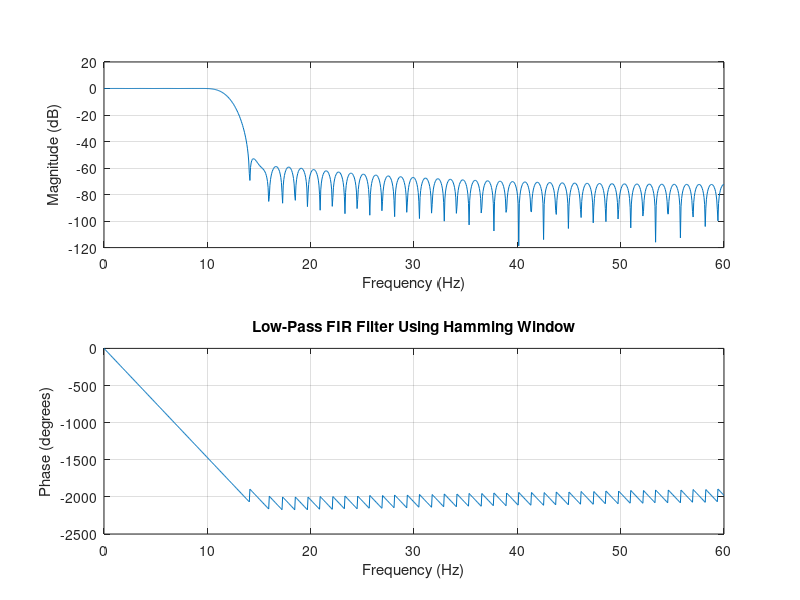
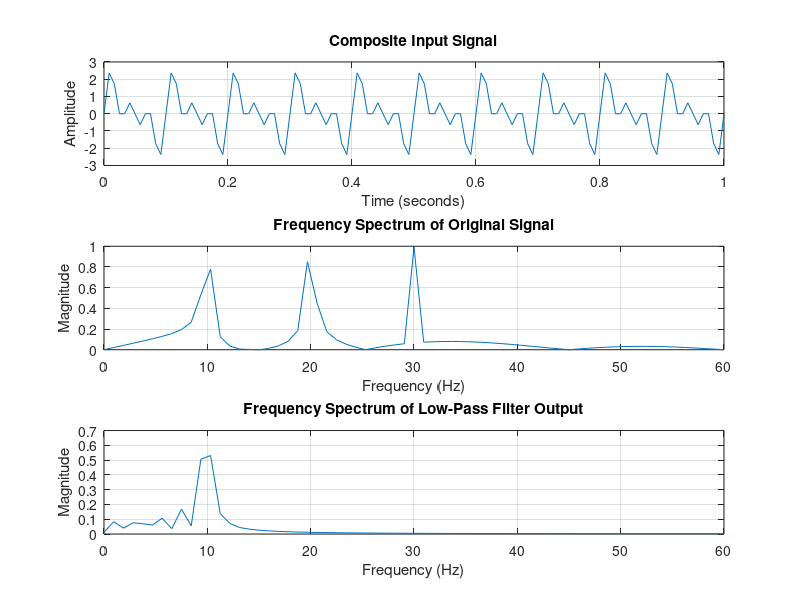

Source code (MATLAB) for these figures, in order:
% Practical 09 - Low-Pass FIR Filter Using Hamming Window
clc;
clear;
close all;

%% Generate the composite input signal
f1 = 10;                  % First input frequency in Hz
f2 = 20;                  % Second input frequency in Hz
f3 = 30;                  % Third input frequency in Hz
f = [f1 f2 f3];

fs = 4 * max(f);          % Sampling frequency = 120 Hz
t = 0:1/fs:1;             % Time vector from 0 to 1 second

x1 = sin(2*pi*f1*t);
x2 = sin(2*pi*f2*t);
x3 = sin(2*pi*f3*t);
x = x1 + x2 + x3;         % Composite input signal

%% Low-pass filter specifications
fpb = min(f);             % Passband edge frequency = 10 Hz
fsb = 1.4 * fpb;          % Stopband edge frequency = 14 Hz

delf = (fsb - fpb) / fs;  % Normalized transition width
wpb = 2 * fpb / fs;       % Normalized passband edge
wsb = 2 * fsb / fs;       % Normalized stopband edge
wc = (wpb + wsb) / 2;     % Normalized cutoff frequency

flen = ceil(3.3 / delf);  % Hamming-window length
ord = flen - 1;           % FIR filter order

fprintf('Sampling frequency: %g Hz\n', fs);
fprintf('Passband edge: %g Hz\n', fpb);
fprintf('Stopband edge: %g Hz\n', fsb);
fprintf('Cutoff frequency: %g Hz\n', wc * fs / 2);
fprintf('Window length: %d samples\n', flen);
fprintf('Filter order: %d\n', ord);

%% Design the low-pass FIR filter using a Hamming window
window = hamming(flen);
b = fir1(ord, wc, 'low', window);
a = 1;                    % Denominator for an FIR filter

figure;
freqz(b, a, 1024, fs);
title('Low-Pass FIR Filter Using Hamming Window');

%% Filter the composite input signal
filt_out = filter(b, a, x);

%% Calculate single-sided FFT magnitude spectra
N = 128;
signalLength = length(x);

Y = abs(fft(x, N)) / signalLength;
Y1 = abs(fft(filt_out, N)) / signalLength;

% Keep the nonnegative-frequency components
Y = Y(1:N/2+1);
Y1 = Y1(1:N/2+1);

% Convert to a single-sided amplitude spectrum
Y(2:end-1) = 2 * Y(2:end-1);
Y1(2:end-1) = 2 * Y1(2:end-1);

F = (0:N/2) * fs / N;     % Frequency axis in Hz

%% Plot the input signal and frequency spectra
figure;

subplot(3,1,1);
plot(t, x);
grid on;
xlabel('Time (seconds)');
ylabel('Amplitude');
title('Composite Input Signal');

subplot(3,1,2);
plot(F, Y);
grid on;
xlabel('Frequency (Hz)');
ylabel('Magnitude');
title('Frequency Spectrum of Original Signal');

subplot(3,1,3);
plot(F, Y1);
grid on;
xlabel('Frequency (Hz)');
ylabel('Magnitude');
title('Frequency Spectrum of Low-Pass Filter Output');
